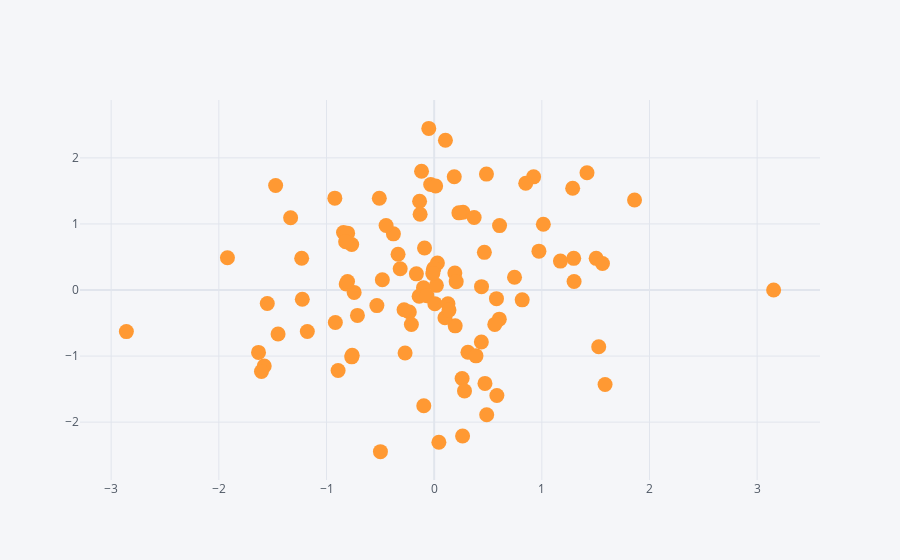

Here is the notebook cell this chart was saved with:
### Code cell
df.iplot(kind='scatter', x='A', y='B', mode='markers', size=15)
